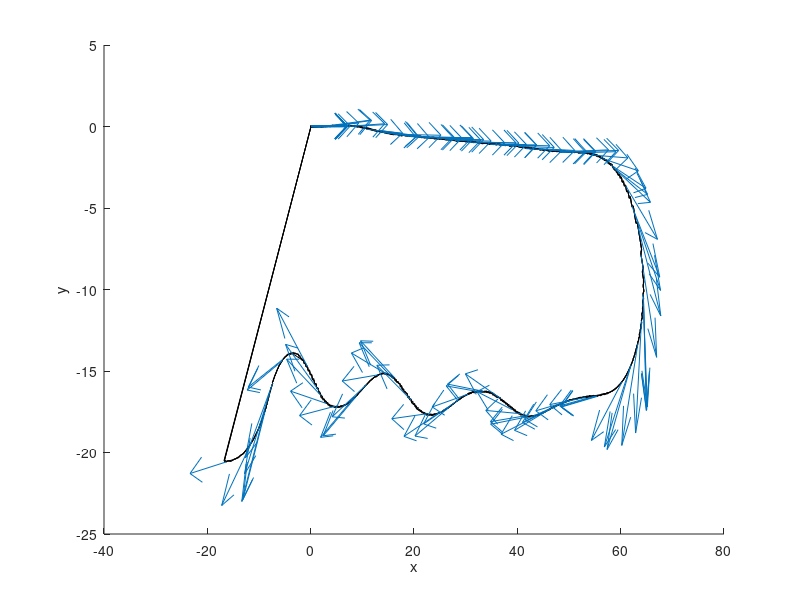
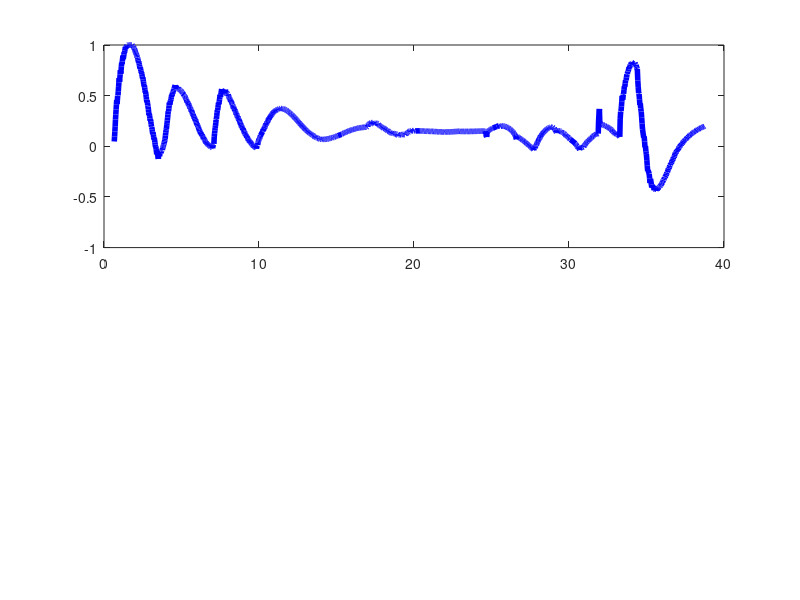

These figures' MATLAB source, in order: (Note: this script raises an error after producing the figures.)
%% log 0622 (use this)

data_input = load('log_input.txt');
data_state = load('log_state.txt');
data_mpc = load('log_mpc.txt');


figure(1)

hold on
plot(data_state(:,2),data_state(:,3),'k-')
% comet(data_state(:,2),data_state(:,3))

theta = data_state(:,4);
xaxis = [cos(theta) sin(theta)];
dd = 50;
quiver(data_state(1:dd:end,2),data_state(1:dd:end,3),xaxis(1:dd:end,1),xaxis(1:dd:end,2))
xlabel('x')
ylabel('y')

figure(2)
subplot(2,1,1)
gg = plot(data_input(:,1),data_input(:,2),'b-','LineWidth',4);
gg.Color(4) = 0.2;
hold on
title('accel history')
subplot(2,1,2)
gg = plot(data_input(:,1),data_input(:,3),'c-','LineWidth',4);
gg.Color(4) = 0.2;
hold on
title('steering history')
%% mpc RHP 
figure(3)
Ndata = size(data_mpc,1)/5;

for n = 1:Ndata
    ts = data_mpc((n-1)*5+1,2:end);
    xs = data_mpc((n-1)*5+2,2:end);
    ys = data_mpc((n-1)*5+3,2:end);
    as = data_mpc((n-1)*5+4,2:end);
    dels = data_mpc((n-1)*5+5,2:end);
    amax = ones(1,length(ts))*1;
    amin = -ones(1,length(ts))*3;
    delmax = ones(1,length(ts))*30;
    delmin = -ones(1,length(ts))*30;

    subplot(4,2,1)
    plot(ts,xs)
    title('x[m]')

    subplot(4,2,3)
    plot(ts,ys)
    title('y[m]')

    subplot(4,2,5)
    plot(ts,as,ts,amax,'r--',ts,amin,'r--')
    title('a[m/s^2]')
    
    subplot(4,2,7)
    plot(ts,dels*180/pi,ts,delmax,'r--',ts,delmin,'r--')
    title('angle[degree]')
    
    subplot(4,2,[2 4 6 8])
    plot(xs,ys,'r-',data_state(:,2),data_state(:,3),'k-')
    axis equal
    title(strcat('id = ',num2str(n)))
    pause(1e-2)    
end


%% future offset mpc vs current 
figure(4)
Ndata = size(data_mpc,1)/5;
futureStride = 10;
tMPC = [];
xMPC = [];
yMPC = [];
for n = 1:Ndata
    t = data_mpc((n-1)*5+1,2+futureStride);
    x = data_mpc((n-1)*5+2,2+futureStride);
    y = data_mpc((n-1)*5+3,2+futureStride);    
    tMPC = [tMPC t];
    xMPC = [xMPC x];
    yMPC = [yMPC y];
end
subplot(2,1,1)
hold on
plot(tMPC,xMPC,'r-')
plot(data_state(:,1),data_state(:,2),'k-')
subplot(2,1,2)
hold on 
plot(tMPC,yMPC,'r-')
plot(data_state(:,1),data_state(:,3),'k-')



%% log corridor information 
horizon_global = 5;
accel_lim = [-3.0 1.0];
angluar_lim = [-0.52 0.52];

data_corridor = load('log_corridor.txt');
data_mpc = load('log_mpc.txt');
data_input = load('log_input.txt');
data_state = load('log_state.txt');

cur_line = 1;
fig_corridor = 1;
fig_state = 2;

figure(fig_state)
hold on
plot(data_state(:,2),data_state(:,3),'k-')
theta = data_state(:,4);
xaxis = [cos(theta) sin(theta)];
dd = 50;
quiver(data_state(1:dd:end,2),data_state(1:dd:end,3),xaxis(1:dd:end,1),xaxis(1:dd:end,2))
xlabel('x')
ylabel('y')

figure(fig_corridor)
subplot(4,1,3)
gg = plot(data_input(:,1),data_input(:,2),'b-','LineWidth',4);
gg.Color(4) = 0.2;
hold on
subplot(4,1,4)
gg = plot(data_input(:,1),data_input(:,3),'c-','LineWidth',4);
gg.Color(4) = 0.2;
hold on

while cur_line <= size(data_corridor,1)
    figure(fig_corridor)
    subplot(4,1,3)
    gg = plot(data_input(:,1),data_input(:,2),'b-','LineWidth',4);
    gg.Color(4) = 0.2;
    hold on
    subplot(4,1,4)
    gg = plot(data_input(:,1),data_input(:,3),'c-','LineWidth',4);
    gg.Color(4) = 0.2;
    hold on

    % Corridor 
    corr_start = cur_line; 
    cur_idx = find(data_corridor(:,1) == data_corridor(corr_start,1));
    corr_end = cur_idx(end);
    
    cur_time = data_corridor(corr_start,1);
    t1 = cur_time;
    tmax = cur_time+horizon_global;
    
    figure(fig_corridor)
    
    for idx = corr_start : corr_end
       t2 = min(t1 + data_corridor(idx,3),tmax);
       subplot(4,1,1)
       hold on
       plot([t1 min(t2,tmax)],[data_corridor(idx,4) data_corridor(idx,4)],'k-');
       plot([t1 min(t2,tmax)],[data_corridor(idx,5) data_corridor(idx,5)],'k-');
    
       subplot(4,1,2)
       hold on
       plot([t1 min(t2,tmax)],[data_corridor(idx,6) data_corridor(idx,6)],'k-');
       plot([t1 min(t2,tmax)],[data_corridor(idx,7) data_corridor(idx,7)],'k-');
       
       t1 = t2; 
    end
        
    % Corridor 
    figure(fig_corridor)
    cur_idx = find(abs(data_mpc(:,1) - cur_time)<0.001);
    mpc_start = cur_idx(1);
    
    subplot(4,1,1)
    title('x')

    plot(data_mpc(mpc_start,2:end),data_mpc(mpc_start+1,2:end),'r')
    hold off
    subplot(4,1,2)
    title('y')

    plot(data_mpc(mpc_start,2:end),data_mpc(mpc_start+2,2:end),'g')
    hold off
    
    cur_line = corr_end + 10;
    
    subplot(4,1,3)
    hold on
    yline(accel_lim(1),'r--')
    yline(accel_lim(2),'r--')
    title('accel decel')
    plot(data_mpc(mpc_start,2:end),data_mpc(mpc_start+3,2:end),'b','LineWidth',5)
    plot(data_mpc(mpc_start,2),data_mpc(mpc_start+3,2),'ko')

    
    
    
    
    subplot(4,1,4)
    hold on
    yline((angluar_lim(1)),'r--')
    yline(angluar_lim(2),'r--')
    title('angular')   
    plot(data_mpc(mpc_start,2:end),data_mpc(mpc_start+4,2:end),'c','LineWidth',5)
    plot(data_mpc(mpc_start,2),data_mpc(mpc_start+4,2),'ko')
    
    figure(fig_state)
    hold on
    plot(data_state(:,2),data_state(:,3),'k-')
    theta = data_state(:,4);
    xaxis = [cos(theta) sin(theta)];
    dd = 20;
    quiver(data_state(1:dd:end,2),data_state(1:dd:end,3),xaxis(1:dd:end,1),xaxis(1:dd:end,2),'r')
    xlabel('x')
    ylabel('y')
    
    [~,cur_idx] = min(abs(data_state(:,1) - cur_time));
    xCur = data_state(cur_idx,2);
    yCur = data_state(cur_idx,3);
    plot(xCur,yCur,'ko','MarkerSize',10);
    
    
    pause(1e-1)

    if cur_line  < size(data_corridor,1)
        figure(fig_corridor)

        clf
    end
end



%% 

bag = rosbag('../worlds/keti_dataset1.bag');
bSel = select(bag,'Topic','/current_speed');
msgStructs = readMessages(bSel,'DataFormat','struct');
speed = [];
for i = 1:length(msgStructs)
   speed = [speed msgStructs{i}];
end



%% Prediction 

data_observation= load('predictor_saved/observation_35.txt');
figure(1)
subplot(4,2,1)
plot(data_observation(:,1),'r-');
title('x')
subplot(4,2,3)
plot(data_observation(:,2),'g-');
title('y')
subplot(4,2,5)
plot(data_observation(:,7),'k-');
title('dimX')
subplot(4,2,7)
plot(data_observation(:,8),'k-');
title('dimY')

subplot(4,2,2)
plot(data_observation(:,3),'r-');
title('qx')
subplot(4,2,4)
plot(data_observation(:,4),'g-');
title('qy')
subplot(4,2,6)
plot(data_observation(:,5),'b-');
title('qz')
subplot(4,2,8)
plot(data_observation(:,6),'k-');
title('qw')
sgtitle('id = 35')



%% logger for pitch angle 


bag = rosbag('imu_pitch_log_nice_but_nominal_too_fast.bag');
bSel = select(bag,'Topic','/atypical_planning_test/imu_pitcing');
msgStructs = readMessages(bSel,'DataFormat','struct');

pitchSet = [];
for n = 1:length(msgStructs)
    pitchSet = [pitchSet msgStructs{n}.Data] ;
end

plot(pitchSet*180/pi)






